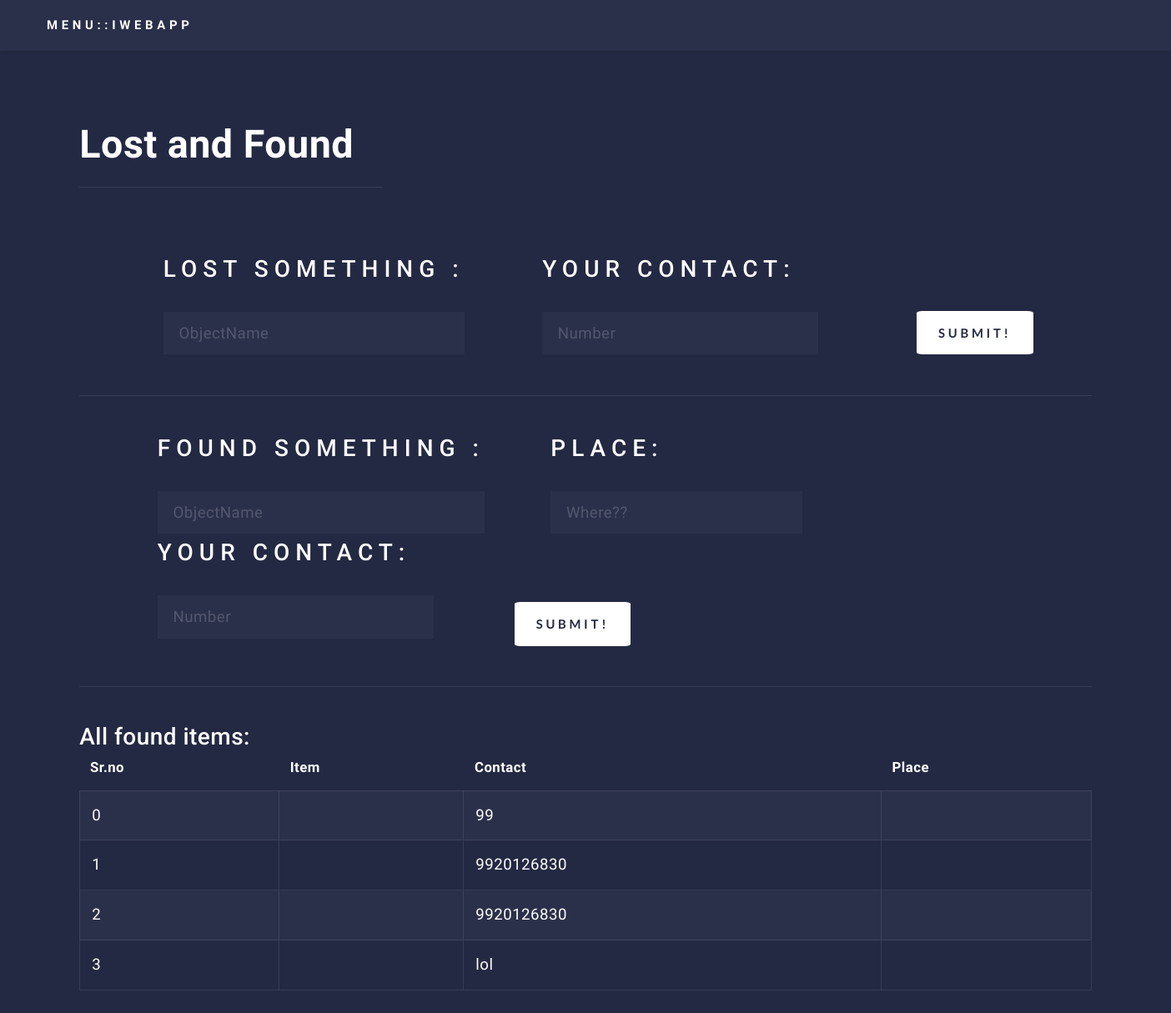
/render/lost_found.php, run on the app's committed database.
### tables this page shows
CREATE TABLE `lnf` (
  `iID` int(11) NOT NULL,
  `uID` int(11) NOT NULL,
  `type` int(11) NOT NULL COMMENT '1 for lost 2 for found',
  `contact` varchar(20) NOT NULL,
  `iName` varchar(200) NOT NULL,
  `iPlace` varchar(2000) DEFAULT NULL
);

### api/api.php (called while the page is built, shortened)
<?php
class lostAPI{
	public function getAll(){
		$ret = array();
		$sql = "SELECT `contact`,`iName`,`iPlace` FROM `lnf`  WHERE `type`= '2'";
        	$result = mysqli_query(mysqli_connect(SERVER_ADDRESS,USER_NAME,PASSWORD,DATABASE), $sql);
        	if($result && mysqli_num_rows($result)>0){
        		$ret[]=1;
        		$ret[]=mysqli_num_rows($result);
        		$i=0;
            	while ($row = mysqli_fetch_array($result, MYSQL_ASSOC)) {
            		$perms[$i]['name']=$row['iName'];
            		$perms[$i]['contact']=$row['contact'];
            		$perms[$i++]['place']=$row['iPlace'];
            	}
            $ret[]=$perms;
			}else{
				$ret[]=-1;
				$ret[] =($result)? "0 rows":"Query error";
			}
			return $ret;
	}
}
?>

### render/lost_found.php (the view, shortened to what this page needs)
<?php
require_once('api/api.php');
$flag=0;
$lost=new lostAPI;
if(isset($_POST['lName'])){
	$lost->lost($_POST['lContact'],$_POST['lName']);
	$store=$lost->search(-1);
	$flag=1;
}else if(isset($_POST['fName'])){
	$flag=2;
	$lost->found($_POST['fContact'],$_POST['fName'],$_POST['fPlace']);
}else{
	$temp = $lost->getAll();
	$store =$temp[2];
}
?>
<!DOCTYPE HTML>
<html>
	<head>
		<link rel="stylesheet" type="text/css" href="assets/css/normalize.css" />
		<link rel="stylesheet" type="text/css" href="assets/css/demo.css" />
		<link rel="stylesheet" type="text/css" href="assets/css/component.css" />
		<link rel="stylesheet" href="assets/lost_found/css/main.css" />
	</head>
	<body style="overflow:hidden;" onload="downLoad()">
		<div id="layer2" class="layer2_class">
	<div id="perspective" class="perspective effect-airbnb">
			<div class="container">
				<div class="wrapper">
			<div id="wrapper">
					<header id="header">
						<a href="index.html"  class="logo"></a>
						<nav>
								<a href="#back" id="showMenu" style="margin-right:98vw ; ">Menu::iWebapp</a>
						</nav>
					</header>
					<div id="main" class="alt">
					<section id="one">
						<div class="inner">
                            <section id="foundForm">
									<header class="major" >
										<h1>Lost and Found</h1><hr style="width: 30% ;position: relative; top:-35px ;">
									</header>
                                    <section>
										<form action="" method="POST" id="form1">
   									 <div class="row" style="margin:auto;  ;margin-top:5vh; ">
										<div class="col-sm-5" style="margin-left: 4.5vw;">
										<label for="name" style="font-size: 3.5vh;  font-family: 'Roboto', sans-serif;font-weight: 500;">Lost  Something :</label>
										<input type="text" name="lName" id="name" placeholder="ObjectName">
										</div>
										<div class=" col-sm-5" style="margin-left: 4vw ;">
										<label for="name" style="font-size: 3.5vh;font-family: 'Roboto', sans-serif;font-weight: 500;">Your contact: &nbsp;</label>
										<input type="text" name="lContact" id="name" placeholder="Number">
										</div>
										<div class=col-sm-2 style="margin-top: 7.9vh ;margin-left:5vw ;border-radius: 5% ;">
										<button type="submit" form="form1"  class="button special" value="Submit">Submit!</button>
										</div>
									</div>
									<hr width="100% ;"></form>
									</section>
								<form action="" method="POST" id="form2">
								 <div class="row" style="margin:auto;  ;margin-top:5vh; ">
								<div class="col-sm-2" style="margin-left: 4vw;border-bottom: 2vw ;">
								<label for="name" style="font-size: 3.5vh;  font-family: 'Roboto', sans-serif;font-weight: 500;">Found Something :</label>
								<input type="text" name="fName" id="name" placeholder="ObjectName">
								</div>
									<div class="col-sm-2" style="margin-left: 3vw;">
								<label for="name" style="font-size: 3.5vh;  font-family: 'Roboto', sans-serif;font-weight: 500;">Place:</label>
								<input type="text" name="fPlace" id="name" placeholder="Where??">
								</div>
								<div class=" col-sm-3" style="margin-left:4vw;">
								<label for="name" style="font-size: 3.5vh;font-family: 'Roboto', sans-serif;font-weight: 500;">Your contact: &nbsp</label>
								<input type="text" name="fContact" id="name" placeholder="Number">
								</div>
								<div class=col-sm-5	 style="margin-top: 9vh ;margin-left:3.5vw; ;border-radius: 5% ;">
								<button type="submit" form="form2"  class="button special" value="Submit">Submit!</button>
								</div>
							</div>
						<hr width="100% ;"></form>
						</section>
										<div class="table-wrapper" id="lTable">
					<span  style="font-size: 3.5vh;  font-family: 'Roboto', sans-serif;font-weight: 500;">All found items:</span>
									<table class="alt">
										<thead>
											<tr>
												<th>Sr.no</th>
												<th>Item</th>
												<th>Contact</th>
												<th>Place</th>
											</tr>
										</thead>
										<tbody>
										<?php
										if($flag!=2){
											foreach ($store as $key=>$value) {
												echo "<tr>";
												echo "<td>".$key."</td>";
												echo "<td>".$value['iName']."</td>";
												echo "<td>".$value['contact']."</td>";
												echo "<td>".$value['iPlace']."</td>";
												echo "</tr>";
											}
										}
										?>
										</tbody>
									</table>
								</div>
								</div>
							</div>
					</div>
					</div>
					</div>
			</div>
</div>
		<?php require('render/menu.php');?>
	</body>
</html>

### assets/css/demo.css (style rules this page uses)
*, *:after, *:before { -webkit-box-sizing: border-box; -moz-box-sizing: border-box; box-sizing: border-box; }
body { background: #ddd; color: #5a5350; font-weight: 300; font-family: 'Lato', Calibri, Arial, sans-serif; overflow-y: scroll; overflow-x: hidden; }
a { text-decoration: none; color: #ed8151; outline: none; }
.codrops-demos a, button { border: none; padding: 0.6em 1.2em; background: #a9a9a9; color: #fff; font-family: 'Lato', Calibri, Arial, sans-serif; font-size: 1em; letter-spacing: 1px; text-transform: uppercase; cursor: pointer; display: inline-block; margin: 10px; border-radius: 2px; font-weight: 400; outline: none; }
button { font-size: 75%; background: #ed8151; }

### assets/css/component.css (style rules this page uses)
html, body, .perspective { width: 100%; height: 100%; }
.perspective { background: #aaa; position: relative; }
.container { background: #fff; min-height: 100%; position: relative; outline: 1px solid rgba(0,0,0,0); z-index: 10; -webkit-transform: translateZ(0) translateX(0) rotateY(0deg); transform: translateZ(0) translateX(0) rotateY(0deg); }
.container::after { content: ''; position: absolute; top: 0; left: 0; width: 100%; height: 0px; opacity: 0; background: rgba(0,0,0,0.2); -webkit-transition: opacity 0.4s, height 0s 0.4s; transition: opacity 0.4s, height 0s 0.4s; }
.wrapper { position: relative; }
.effect-airbnb { background: #000; }
.effect-airbnb .container { -webkit-transition: -webkit-transform 0.4s; transition: transform 0.4s; -webkit-transform-origin: 50% 50%; transform-origin: 50% 50%; }

### render/lost_found.php (style rules this page uses)
.layer2_class { visibility: hidden }
.container { background: #242943; }

### data on the page
lnf: key "0", contact "99"
lnf: key "1", contact "9920126830"
lnf: key "2", contact "9920126830"
lnf: key "3", contact "lol"
